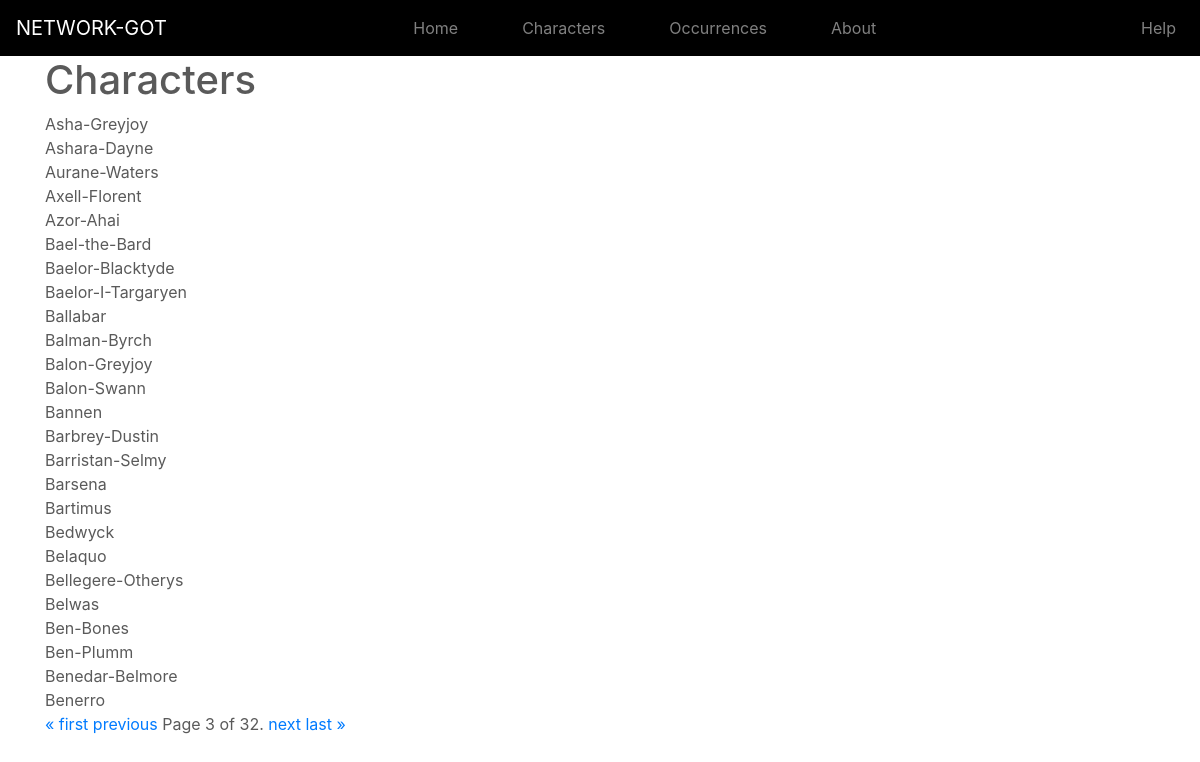
The page /characters/?page=3 on the database its author committed.
### app/models.py (models this page shows, shortened)
class Character(models.Model):
  name = models.CharField(max_length=100, unique=True)
  description = models.TextField(blank=True, default='')
  image = image = models.ImageField(upload_to='uploaded_images',blank=True)
  co_occurences = models.ManyToManyField("self",through='CoOccur',blank=True,symmetrical=False)

### app/views.py (the view)
# urls.py: path('characters/', views.all_characters, name='app-characters'),
def all_characters(request):
    character_list = Character.objects.all()
    paginator = Paginator(character_list, 25)
    page = request.GET.get('page')
    characters = paginator.get_page(page)
    return render(request, 'app/character_list.html', {'title': 'Characters', 'characters':characters})

### app/templates/app/character_list.html
{% extends "app/base.html" %}
{% block content %}
    <h1>Characters</h1>
    {% for character in characters %}
    {{ character.name }}<br>
    {% endfor %}
<div class="pagination">
    <span class="step-links">
        {% if characters.has_previous %}
            <a href="?page=1">&laquo; first</a>
            <a href="?page={{ characters.previous_page_number }}">previous</a>
        {% endif %}
        <span class="current">
            Page {{ characters.number }} of {{ characters.paginator.num_pages }}.
        </span>
        {% if characters.has_next %}
            <a href="?page={{ characters.next_page_number }}">next</a>
            <a href="?page={{ characters.paginator.num_pages }}">last &raquo;</a>
        {% endif %}
    </span>
</div>
{% endblock content %}

### app/static/app/main.css (style rules this page uses)
body { color:#5a5a5a; }

### rows shown on the page
Character: name "Asha-Greyjoy"
Character: name "Ashara-Dayne"
Character: name "Aurane-Waters"
Character: name "Axell-Florent"
Character: name "Azor-Ahai"
Character: name "Bael-the-Bard"
Character: name "Baelor-Blacktyde"
Character: name "Baelor-I-Targaryen"
Character: name "Ballabar"
Character: name "Balman-Byrch"
Character: name "Balon-Greyjoy"
Character: name "Balon-Swann"
Character: name "Bannen"
Character: name "Barbrey-Dustin"
Character: name "Barristan-Selmy"
Character: name "Barsena"
Character: name "Bartimus"
Character: name "Bedwyck"
Character: name "Belaquo"
Character: name "Bellegere-Otherys"
Character: name "Belwas"
Character: name "Ben-Bones"
Character: name "Ben-Plumm"
Character: name "Benedar-Belmore"
Character: name "Benerro"

### other values the page prints
{{ characters.number }} "3"
{{ characters.paginator.num_pages }} "32"
